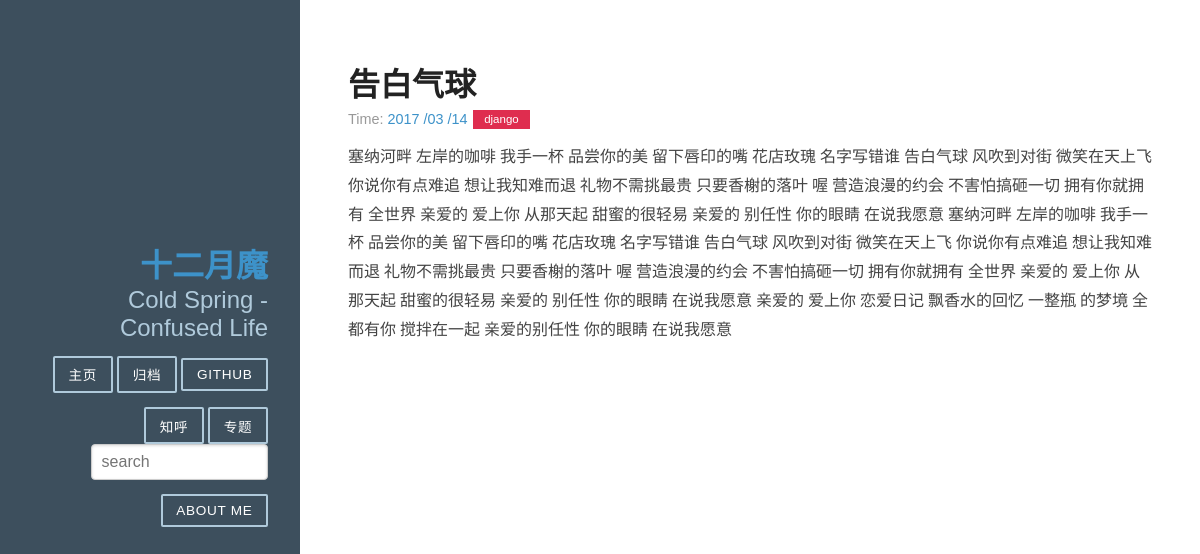
The app's page /8/ with its own data.
### article/models.py (models this page shows, shortened)
class Article(models.Model):
    title=models.CharField(max_length=100)#博客题目
    category=models.CharField(max_length=50,blank=True)#博客标签
    date_time=models.DateTimeField(auto_now_add=True)#博客日期
    content=models.TextField(blank=True,null=True)#博客文章正文
    class Meta:
        ordering=['-date_time']

### article/views.py (the view)
# urls.py: url(r'^(?P<id>\d+)/$',article.views.detail,name='detail'),
def detail(request, id):
    try:
        post = Article.objects.get(id=str(id))
    except Article.DoesNotExist:
        raise Http404
    return render(request, 'post.html', {'post' : post})

### article/templatetags/custom_markdown.py (called while the page is built)
@register.filter(is_safe=True)  #注册template filter
@stringfilter  #希望字符串作为参数
def custom_markdown(value):
    return mark_safe(markdown.markdown(value,
        extensions = ['markdown.extensions.fenced_code', 'markdown.extensions.codehilite'],
                                       safe_mode=True,
                                       enable_attributes=False))

### templates/post.html (shortened to what this page needs)
{% extends "base.html" %}
{% load custom_markdown %}
{% block content %}
<div class="posts">
        <section class="post">
            <header class="post-header">
                <h2 class="post-title">{{ post.title }}</h2>
                    <p class="post-meta">
                        Time:  <a class="post-author" href="#">{{ post.date_time|date:"Y /m /d"}}</a> <a class="post-category post-category-js" href="{% url "search_tag" tag=post.category %}">{{ post.category }}</a>
                    </p>
            </header>
                <div class="post-description">
                    <p>
                        {{ post.content|custom_markdown }}
                    </p>
                </div>
        </section>
</div>
{% endblock %}

### static/pure/pure-min.css (style rules this page uses)
html { font-family:sans-serif;-ms-text-size-adjust:100%;-webkit-text-size-adjust:100% }
body { margin:0 }
article,aside,details,figcaption,figure,footer,header,hgroup,main,menu,nav,section,summary { display:block }
a { background-color:transparent }

### static/blog.css (style rules this page uses)
* { -webkit-box-sizing: border-box; -moz-box-sizing: border-box; box-sizing: border-box; }
a { text-decoration: none; color: rgb(61, 146, 201); }
.post { padding-bottom: 2em; }
.post-title { font-size: 2em; color: #222; margin-bottom: 0.2em; }
.post-description { font-family: Georgia, "Cambria", serif; color: #444; line-height: 1.8em; }
.post-meta { color: #999; font-size: 90%; margin: 0; }
.post-category { margin: 0 0.1em; padding: 0.3em 1em; color: #fff; background: #999; font-size: 80%; }
.post-category-js { background: #df2d4f; }

### records on screen
Article: title "告白气球", date_time "2017 /03 /14", category "django", content|custom_markdown "塞纳河畔 左岸的咖啡 我手一杯 品尝你的美 留下唇印的嘴 花店玫瑰 名字写错谁 告白气球 风吹到对街 微笑在天上飞 你说你有点难追 想让我知难而退 礼物不需挑最贵 只要香榭的落叶 喔 营造浪漫的约会 不害怕搞砸一切 拥有你就拥有 全世界 亲爱的 爱上你 从那天起 甜蜜的很轻易 亲爱的 别任性 你的眼睛 在说我愿意 塞纳河畔 左岸的咖啡 我手一杯 品尝你的美 留下唇印的嘴 花店玫瑰 名字写错谁 告白气球 风吹到对街 微笑在天上飞 你说你有点难追 想让我知难而退 礼物不需挑最贵 只要香榭的落叶 喔 营造浪漫的约会 不害怕搞砸一切 拥有你就拥有 全世界 亲爱的 爱上你 从那天起 甜蜜的很轻易 亲爱的 别任性 你的眼睛 在说我愿意 亲爱的 爱上你 恋爱日记 飘香水的回忆 一整瓶 的梦境 全都有你 搅拌在一起 亲爱的别任性 你的眼睛 在说我愿意"
